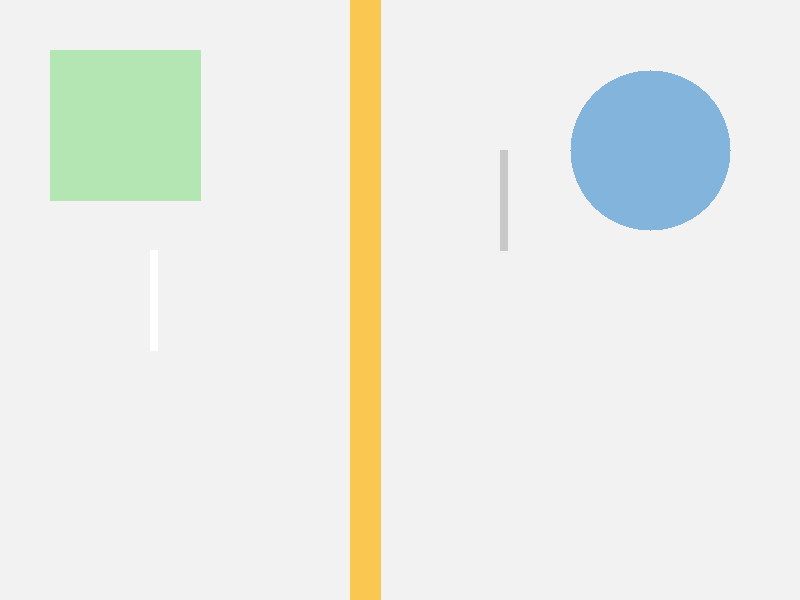
#> input picture color_test_map.png, 800 x 600 px
$ python -i image_processor.py   (imports and definitions only)
#> lines starting #> are read from the running program, lines starting #| are printed output that depends on the picture
#> further down, picture is the input picture: shape (600, 800, 3); mean B, G, R 231.8, 237.2, 234.6
"""
Image processing utilities for map parsing.
Supports both light and dark theme maps (Yandex/Google Maps style).
"""

import cv2
import numpy as np
from typing import Tuple, Dict, Optional


class ImageProcessor:
    """Handles image preprocessing and theme detection for map images."""

    def __init__(self):
        """Initialize the image processor."""
        self.theme = None  # Will be 'light' or 'dark'
        self.color_ranges = None

    # [109 lines left out: functions detect_theme, get_color_ranges, not called in this run]

    def preprocess_image(self, image: np.ndarray) -> np.ndarray:
        """
        Preprocess the image for better feature detection.

        Args:
            image: BGR image from OpenCV

        Returns:
            Preprocessed image
        """
        # Denoise
        denoised = cv2.fastNlMeansDenoisingColored(image, None, 10, 10, 7, 21)

        # Enhance contrast
        lab = cv2.cvtColor(denoised, cv2.COLOR_BGR2LAB)
#> lab: shape (600, 800, 3); mean of channels 0, 1, 2 239, 126.7, 130.4
        l, a, b = cv2.split(lab)
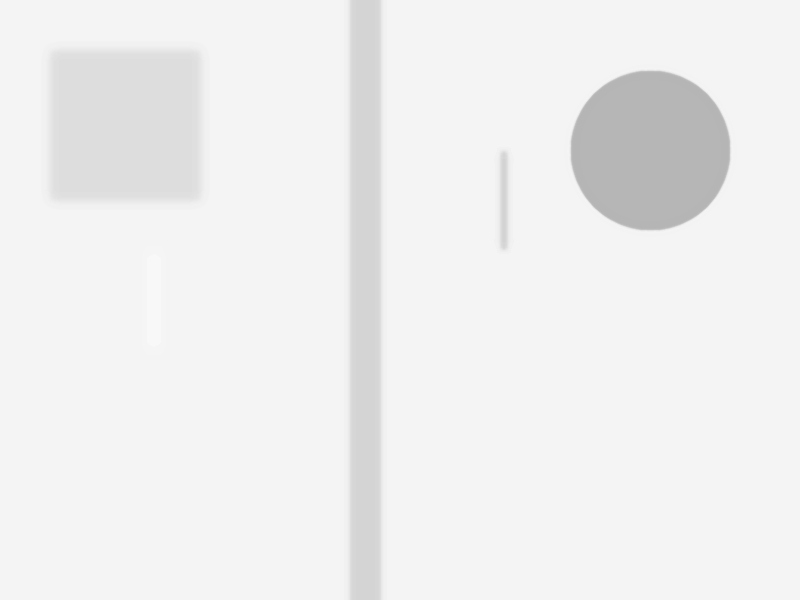
#> l: shape (600, 800); min 181, max 248, mean 239
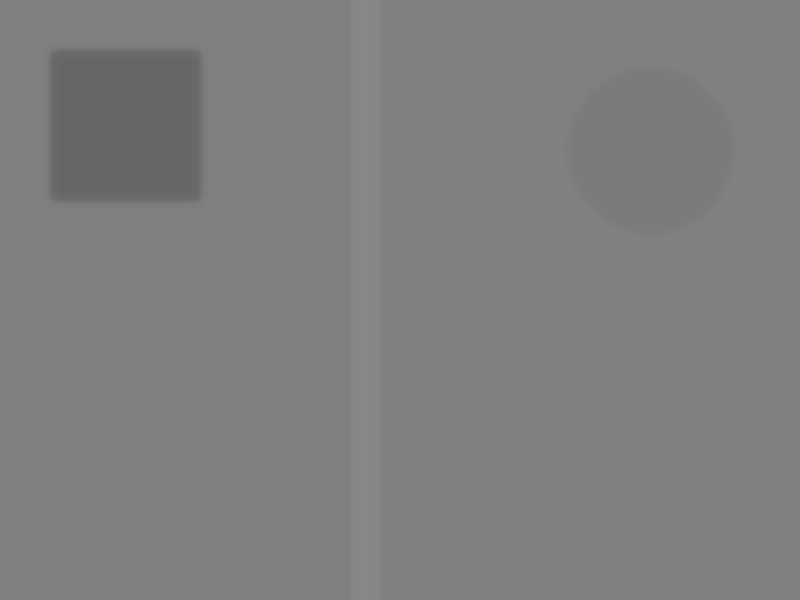
#> a: shape (600, 800); min 102, max 135, mean 126.7
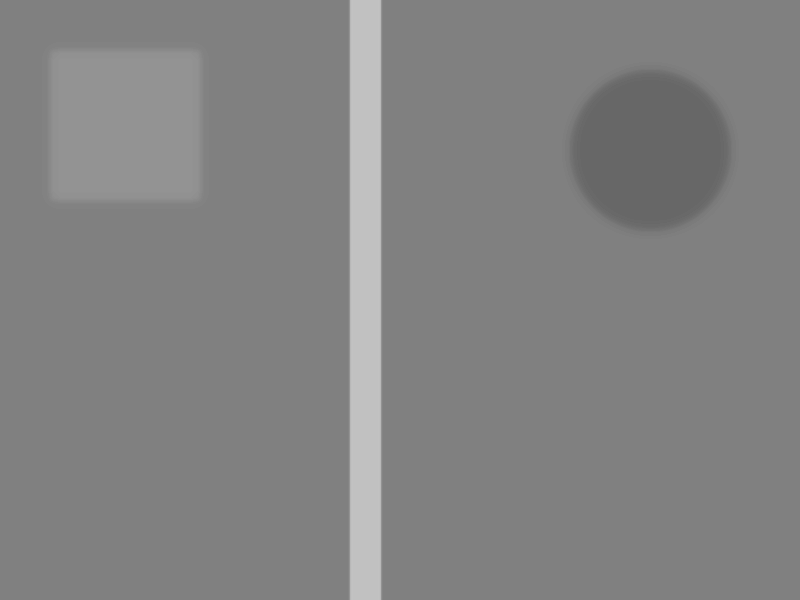
#> b: shape (600, 800); min 103, max 194, mean 130.4
        clahe = cv2.createCLAHE(clipLimit=2.0, tileGridSize=(8, 8))
        l = clahe.apply(l)
        enhanced = cv2.merge([l, a, b])
#> enhanced: shape (600, 800, 3); mean of channels 0, 1, 2 237.7, 126.7, 130.4
        enhanced = cv2.cvtColor(enhanced, cv2.COLOR_LAB2BGR)

        return enhanced

    # [132 lines left out: functions extract_color_mask, combine_masks, detect_edges, find_contours, get_bounding_boxes, resize_image, not called in this run]

>>> import cv2
>>> picture = cv2.imread('../../color_test_map.png')
>>> result = ImageProcessor().preprocess_image(picture)

$ run again, on test_map_visualization.png
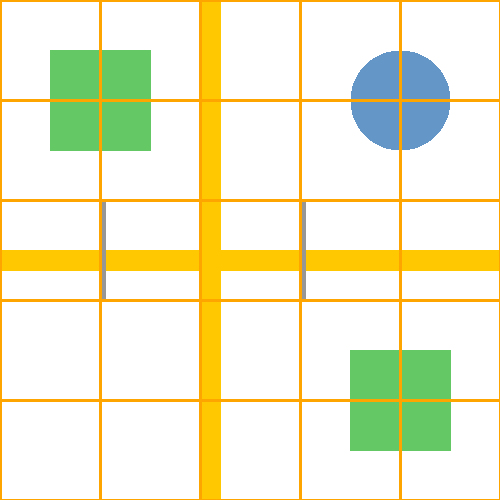
#> input picture test_map_visualization.png, 500 x 500 px
#> picture is the input picture: shape (500, 500, 3); mean B, G, R 206.9, 237.9, 238.3
#> lab: shape (500, 500, 3); mean of channels 0, 1, 2 238.9, 125.5, 141.4
#> in preprocess_image, `l, a, b = cv2.split(lab)`:
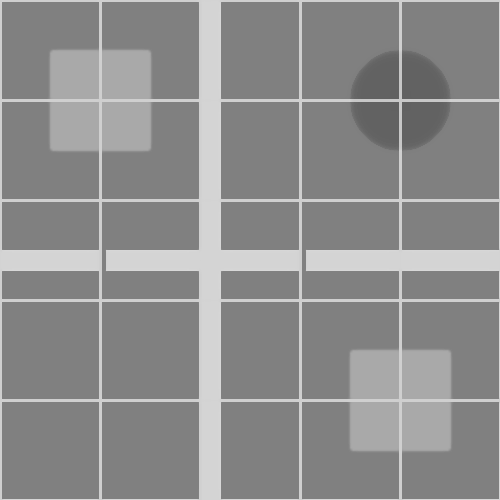
#> b: shape (500, 500); min 97, max 215, mean 141.4
#> in preprocess_image, `enhanced = cv2.cvtColor(enhanced, cv2.COLOR_LAB2BGR)`:
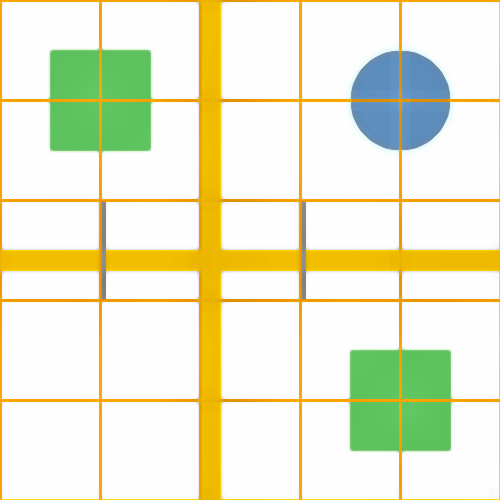
#> enhanced: shape (500, 500, 3); mean B, G, R 204.9, 235.3, 234.4

$ run again, on test_realistic_map.png
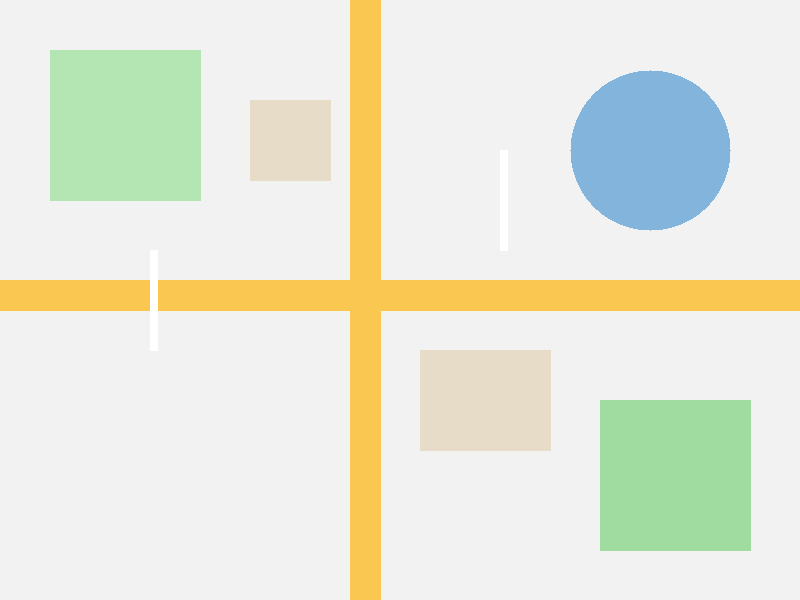
#> input picture test_realistic_map.png, 800 x 600 px
#> picture is the input picture: shape (600, 800, 3); mean B, G, R 218.3, 233.2, 230.7
#> lab: shape (600, 800, 3); mean of channels 0, 1, 2 235, 125.6, 135.2
#> in preprocess_image, `l, a, b = cv2.split(lab)`:
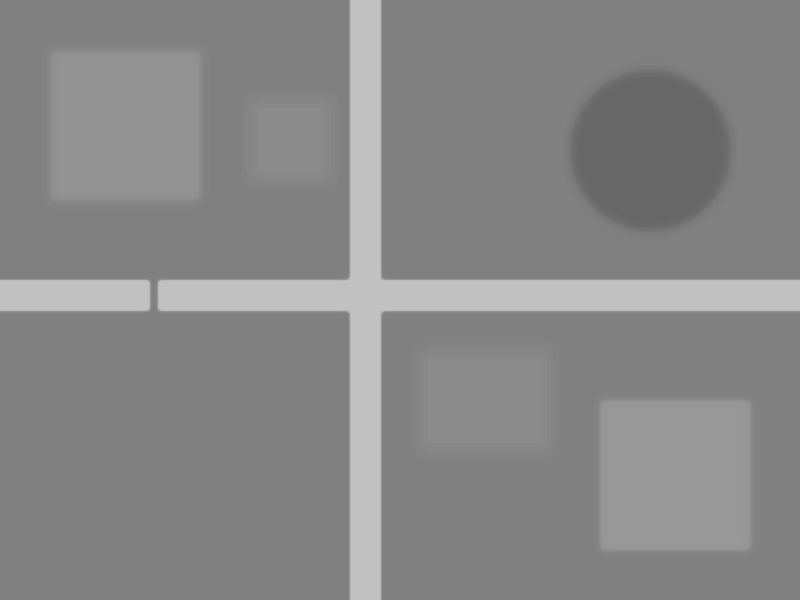
#> b: shape (600, 800); min 103, max 194, mean 135.2
#> in preprocess_image, `enhanced = cv2.cvtColor(enhanced, cv2.COLOR_LAB2BGR)`:
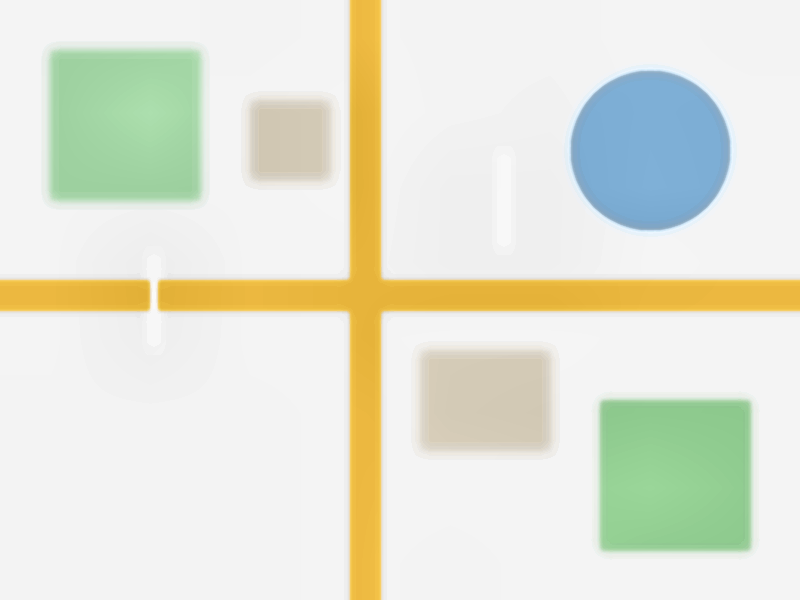
#> enhanced: shape (600, 800, 3); mean B, G, R 214.5, 229.7, 227.2
